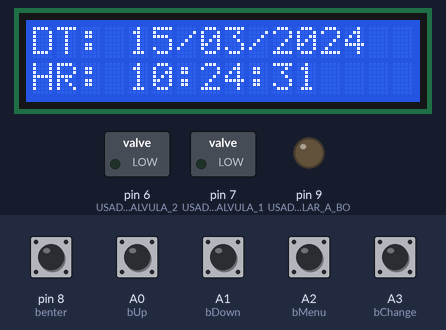
The sketch below on a simulated Arduino Uno, built with avr-gcc and run on an emulated ATmega328P. Parts: 16×2 character LCD, switched loads named in the sketch (green lamp = pin HIGH), output pins drawn as LEDs (lit = HIGH). The inputs (shaded band) are chosen by the test bench; at power-on: A0 (bUp), A1 (bDown), A2 (bMenu), A3 (bChange), pin 8 (benter) HIGH. The local clock reads 2024-03-15 10:24:30 at power-on unless the sketch sets it.

Above: at 1.2 s.
1.3 s: A1 (bDown) pulled LOW for 0.25 s
At 2.5 s:
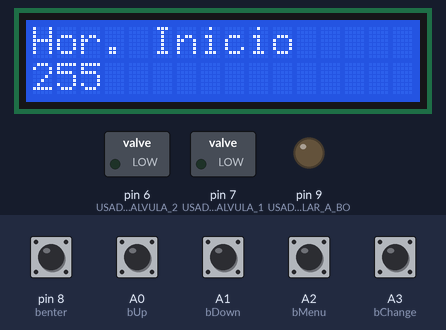
3.0 s: A2 (bMenu) pulled LOW for 0.25 s
At 3.8 s:
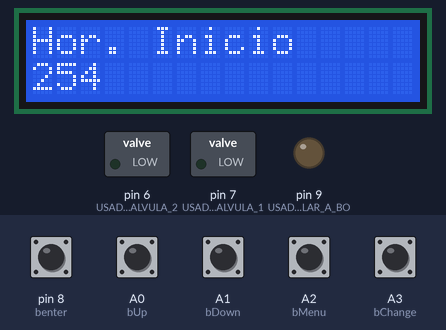
4.8 s: A1 (bDown) pulled LOW for 1 s
At 5.3 s:
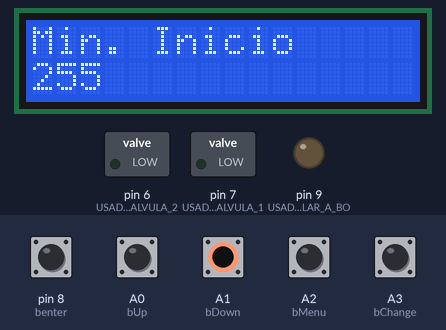
7.3 s: A1 (bDown) pulled LOW for 0.25 s
At 7.8 s:
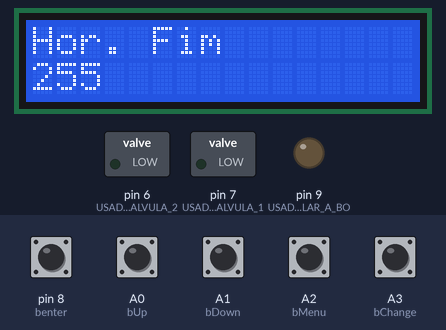
9.0 s: A1 (bDown) pulled LOW for 0.25 s
At 9.6 s:
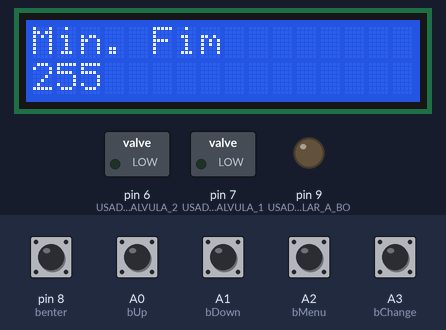
10.7 s: A1 (bDown) pulled LOW for 1 s
At 11.4 s:
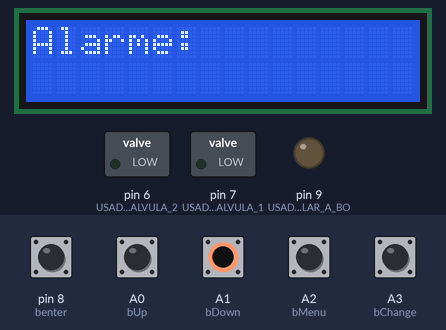
Timing chart, 0 to 13.7 s (numbered marks = the images above; inputs shaded):
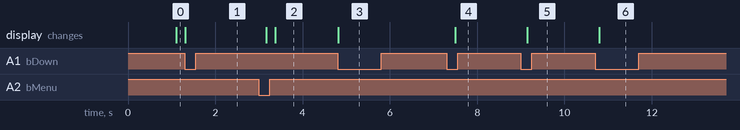

The sketch:

programa_sistema_de_irrigacao.ino
```cpp
int t1[7]= { //Timer do motor de 3cv
0,0,0,0,0,0,0};
int dd=1000; // used for delay in show timer data

#include <LiquidCrystal.h>
#include <Wire.h>
#include <EEPROM.h>
#include "RTClib.h"
RTC_DS1307 RTC;

// Definição dos pinos dos botões
#define bMenu A2 // Os pinos analógicos podem ser
#define bChange A3 // usados como digitais, bastando
#define bUp A0 // referenciá-los por A0, A1..
#define bDown A1
#define benter 8
#define bMenu0 90 // Valor de referência que a
#define bChange0 91 // função CheckButton() passa
#define bUp0 92 // indicando que um botão foi
#define bDown0 93 // solto
#define benter0 94
boolean aMenu, aChange, aUp, aDown, aenter; // Grava o ultimo valor lidos nos botões.
// Utilizado pela função Checkbutton p/ identificar quando há uma alteração no estado do pino dos botões
int horini=EEPROM.read(0); // variavel a ser alterada pelo menu
int minini=EEPROM.read(1);
int horfim=EEPROM.read(2);
int minfim=EEPROM.read(3);
char state=1; // variável que guarda posição atual do menu
LiquidCrystal lcd(12, 11, 5, 4, 3, 2); // Declaração do objeto tipo lcd
String ArrumaZero(int i)
{
String ret;
if (i < 10) ret += "0";
ret += i;
return ret;
}
//============================================== SETUP
void setup()
{
Wire.begin();
lcd.begin(16, 2); // Iniciando a biblioteca do LCD
RTC.begin();

pinMode(bMenu, INPUT); // Botões
pinMode(bChange,INPUT);
pinMode(bUp, INPUT);
pinMode(bDown, INPUT);
pinMode(benter, INPUT);
pinMode(6, OUTPUT); // USADO PARA VALVULA 2
pinMode(7, OUTPUT); // USADO PARA VALVULA 1
pinMode(9, OUTPUT); // USADO PARA CONTROLAR A BOMBA

digitalWrite(bMenu, HIGH); // Aciona o pull-up interno
digitalWrite(bChange,HIGH); // dos botões
digitalWrite(bUp, HIGH);
digitalWrite(bDown, HIGH);
digitalWrite(benter, HIGH);


if (!RTC.isrunning())
{
RTC.adjust(DateTime(__DATE__, __TIME__));
}

t1[0]= EEPROM.read(0);
t1[1]= EEPROM.read(1);
t1[2]= EEPROM.read(2);
t1[3]= EEPROM.read(3);
t1[4]= 8;
t1[5]= 1;
}
//==============================================
//============================================== LOOP
void loop()
{
switch (state) { // Define checa qual tela atual
case 1: // executado quando na TELA 1
switch (CheckButton()) {
case bUp:
lcd.clear(); Set_state(7); // antes de mudar de tela, é necessário limpar o
break; // display com a função lcd.clear()
case bDown:
lcd.clear(); Set_state(2);
break;
default: // Caso nenhum botão tenha sido apertado, ela executa a set_state
Set_state(1); // mesmo assim para atualizar o display.
}
break;

case 2: // executado quando na TELA 2
switch (CheckButton()) {
case bMenu:
lcd.clear(); horini--;
break;
case bChange:
lcd.clear(); horini++;
break;
case bUp:
lcd.clear(); Set_state(1);
break;
case bDown:
lcd.clear(); Set_state(3);
break;
case benter:
EEPROM.write(0, horini);
default:
Set_state(2);
}
break;

case 3: // executado quando na TELA 3
switch (CheckButton()) {
case bMenu:
lcd.clear(); minini--;
break;
case bChange:
lcd.clear(); minini++;
break;
case bUp:
lcd.clear(); Set_state(2);
break;
case bDown:
lcd.clear(); Set_state(4);
break;
case benter:
EEPROM.write(1, minini);
default:
Set_state(3);
}
break;

case 4: // executado quando na TELA 4
switch (CheckButton()) {
case bMenu:
lcd.clear(); horfim--;
break;
case bChange:
lcd.clear(); horfim++;
break;
case bUp:
lcd.clear(); Set_state(3);
break;
case bDown:
lcd.clear(); Set_state(5);
break;
case benter:
EEPROM.write(2, horfim);
default:
Set_state(4);
}
break;

case 5: // executado quando na TELA 5
switch (CheckButton()) {
case bMenu:
lcd.clear(); minfim--;
break;
case bChange:
lcd.clear(); minfim++;
break;
case bUp:
lcd.clear(); Set_state(4);
break;
case bDown:
lcd.clear(); Set_state(6);
break;
case benter:
EEPROM.write(3, minfim);
default:
Set_state(5);
}
break;

case 6: // executado quando na TELA 6
switch (CheckButton()) {
case bUp:
lcd.clear(); Set_state(5);
break;
case bDown:
lcd.clear(); Set_state(7);
break;
default:
Set_state(6);
}
break;

case 7: // executado quando na TELA 7
switch (CheckButton()) {
case bUp:
lcd.clear(); Set_state(6);
break;
case bDown:
lcd.clear(); Set_state(1);
break;
default:
Set_state(7);
}
break;

default: ;
}
checktimer1();
delay(200); // to stop screen flicker
}
//============================================== FIM da função LOOP

void checktimer1()
// checa o horário para saber se irá ligar o motor
{
DateTime agora = RTC.now();

int hora = agora.hour();
int minuto = agora.minute();
int segundo = agora.second();


if (t1[4]==8);
{
if (hora==t1[0] && minuto==t1[1])
{
digitalWrite(7, HIGH);
delay(5000);
digitalWrite(9,HIGH);
delay(3600000);
digitalWrite(6,HIGH);
delay(5000);
digitalWrite(7,LOW);
delay(3600000);
digitalWrite(9,LOW);
digitalWrite(6,LOW);
t1[6]=1;
}
if (hora==t1[2] && minuto==t1[3])
{
digitalWrite(9, LOW);
digitalWrite(6,LOW);
digitalWrite(7,LOW);
t1[6]=0;
}
}
}

//============================================== CheckButton
char CheckButton() {
if (aMenu!=digitalRead(bMenu)) {
aMenu=!aMenu;
if (aMenu) return bMenu0; else return bMenu;
} else
if (aChange!=digitalRead(bChange)) {
aChange=!aChange;
if (aChange) return bChange0; else return bChange;
} else
if (aUp!=digitalRead(bUp)) {
aUp=!aUp;
if (aUp) return bUp0; else return bUp;
} else
if (aDown!=digitalRead(bDown)) {
aDown=!aDown;
if (aDown) return bDown0; else return bDown;
} else
if (aenter!=digitalRead(benter)) {
aenter=!aenter;
if (aenter) return benter0; else return benter;
} else
return 0;
}
//========================================================
//============================================== Set_state
void Set_state(char index) {
state = index; // Atualiza a variável state para a nova tela

DateTime agora = RTC.now();

String relogio_data = "DT: ";
String relogio_hora = "HR: ";

int dia = agora.day();
int mes = agora.month();
int ano = agora.year();


relogio_data += ArrumaZero(dia);
relogio_data += "/";
relogio_data += ArrumaZero(mes);
relogio_data += "/";
relogio_data += ano;

int hora = agora.hour();
int minuto = agora.minute();
int segundo = agora.second();

relogio_hora += ArrumaZero(hora);
relogio_hora += ":";
relogio_hora += ArrumaZero(minuto);
relogio_hora += ":";
relogio_hora += ArrumaZero(segundo);
switch (state) { // verifica qual a tela atual e exibe o conteúdo correspondente
case 1: //==================== state 1
lcd.setCursor(0, 0);
lcd.print(relogio_data);
lcd.setCursor(0, 1);
lcd.print(relogio_hora);
break;
case 2: //==================== state 2
lcd.setCursor(0,0);
lcd.print("Hor. Inicio");
lcd.setCursor(0,1);
lcd.print(horini);
break;
case 3: //==================== state 3
lcd.setCursor(0,0);
lcd.print("Min. Inicio");
lcd.setCursor(0,1);
lcd.print(minini);
break;
case 4: //==================== state 4
lcd.setCursor(0,0);
lcd.print("Hor. Fim");
lcd.setCursor(0,1);
lcd.print(horfim);
break;
case 5: //==================== state 5
lcd.setCursor(0,0);
lcd.print("Min. Fim");
lcd.setCursor(0,1);
lcd.print(minfim);
break;
case 6: //==================== state 6
lcd.setCursor(0,0);
lcd.print("Alarme:");
break;
case 7: //==================== state 7
lcd.setCursor(0,0);
lcd.print("Segundos:");
lcd.setCursor(0,1);
lcd.print( millis()/1000 , DEC); // mostra os segundos na tela
lcd.print(" s");
lcd.print(" ");
lcd.print(millis()/86400000, DEC); // mostra os dias na tela
lcd.print(" dias");

break;
default: ;
}
}
```

Measured:
- after the input at 1.3 s, the display: changes at once (image 1)
- after the input at 3.0 s, the display: first changes after 0.17 s (image 2 shows a later state)
- after the input at 4.8 s, the display: changes at once (image 3)
- after the input at 7.3 s, the display: changes after 0.20 s (image 4)
- after the input at 9.0 s, the display: changes after 0.15 s (image 5)
- after the input at 10.7 s, the display: changes after 0.10 s (image 6)
